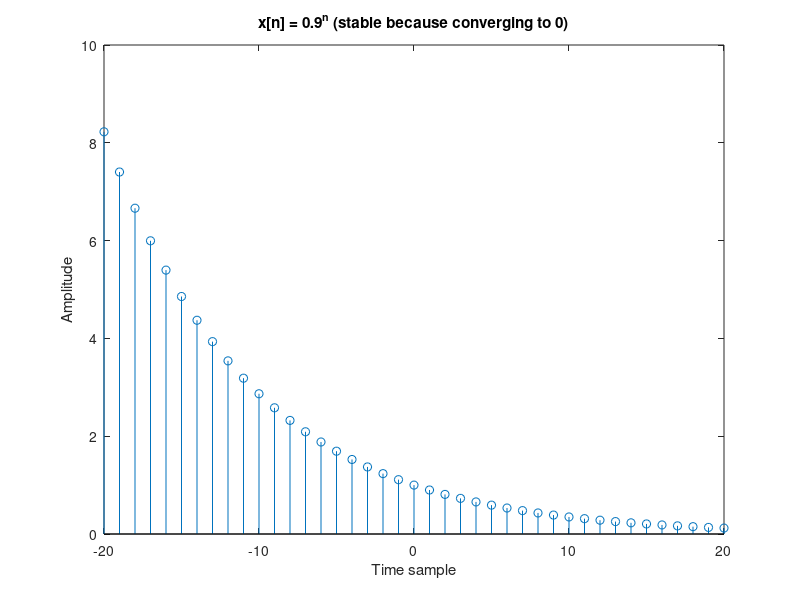
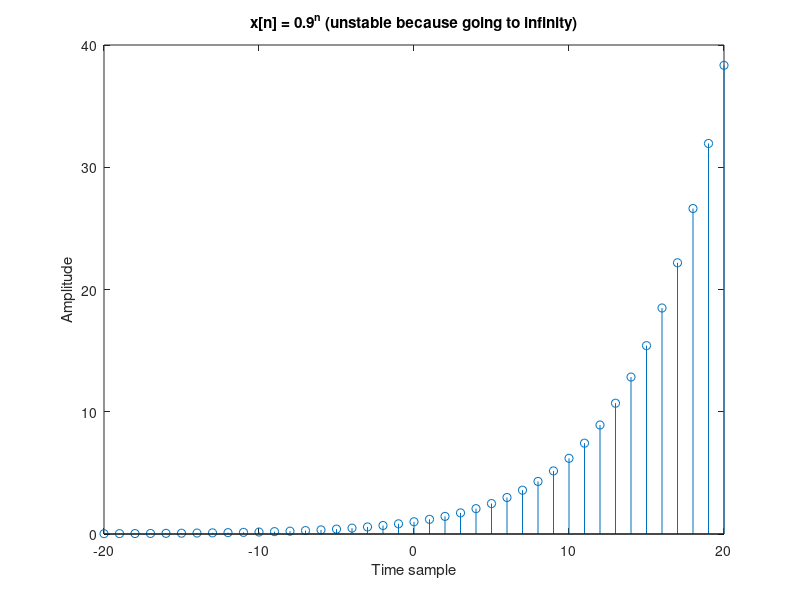
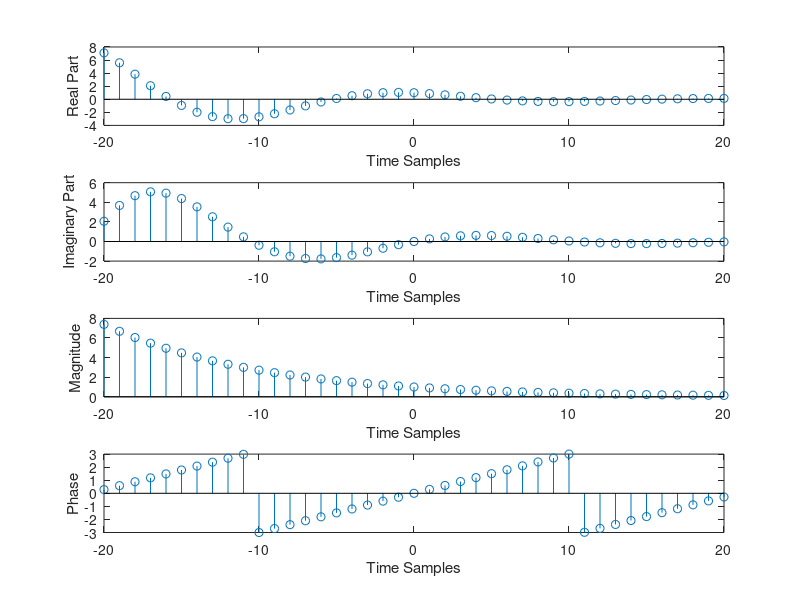

These charts were generated, in order, by the following MATLAB code:
% Real exponential signals

% Time range
n =-20:20;
figure

% Defining function
x_n=(0.9).^n;
stem(n,x_n);
xlabel('Time sample');
ylabel('Amplitude');
title('x[n] = 0.9^n (stable because converging to 0)')

figure

% Defining function
x_n=(1.2).^n;
stem(n,x_n);
xlabel('Time sample');
ylabel('Amplitude');
title('x[n] = 0.9^n (unstable because going to infinity)')

%%%%% Complex exponential signal %%%%%%

% Defining complex value -1+3j
alpha = -0.1+0.3j;

%defining the signal
x_n = exp(alpha*n);

figure
subplot(4,1,1);
stem(n,real(x_n))
xlabel('Time Samples');
ylabel('Real Part');

subplot(4,1,2);
stem(n,imag(x_n));
xlabel('Time Samples');
ylabel('Imaginary Part');

subplot(4,1,3);
stem(n,abs(x_n));
xlabel('Time Samples');
ylabel('Magnitude');

subplot(4,1,4);
stem(n,angle(x_n));
xlabel('Time Samples');
ylabel('Phase');
